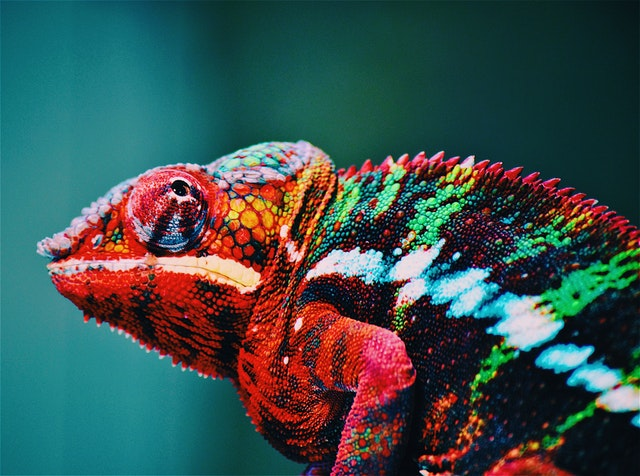
#> input picture WEEK3_1/color.jpg, 640 x 476 px
$ python opencv_basic11.py
#> lines starting #> are read from the running program, lines starting #| are printed output that depends on the picture; after the words box and inside, x2 and y2 are one past the last pixel; in counts of white or black regions, pixels touching at a corner belong together
import cv2
import numpy as np

def nothing(x):
    pass

cv2.namedWindow("Tracking")

while True:
    frame = cv2.imread("./color.jpg")
#> frame is the input picture: shape (476, 640, 3); mean B, G, R 78, 79.8, 59.2

    hsv = cv2.cvtColor(frame, cv2.COLOR_BGR2HSV)
#> hsv: shape (476, 640, 3); mean H, S, V 84.8, 181.9, 106.4

    l_b = np.array([50, 50, 50])
    u_b = np.array([100, 255, 255])
    mask = cv2.inRange(hsv, l_b, u_b)
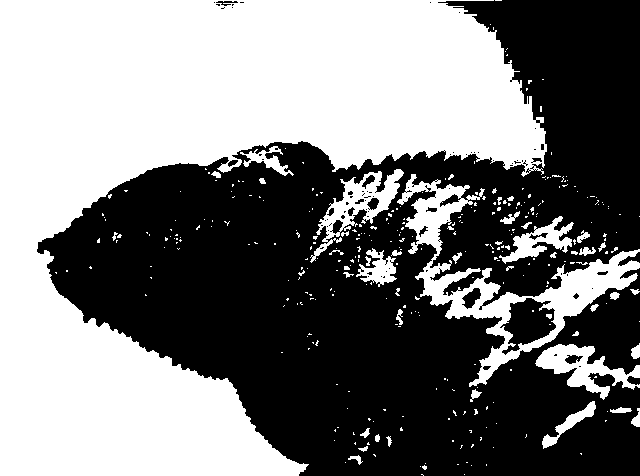
#> mask: shape (476, 640); 48.9% white; 335 white regions (291 under 20 px), largest, box (x1, y1, x2, y2) and area: (0, 0, 547, 476) 128364, (397, 174, 640, 387) 9960, (310, 169, 404, 263) 2425

    res = cv2.bitwise_and(frame, frame, mask=mask)
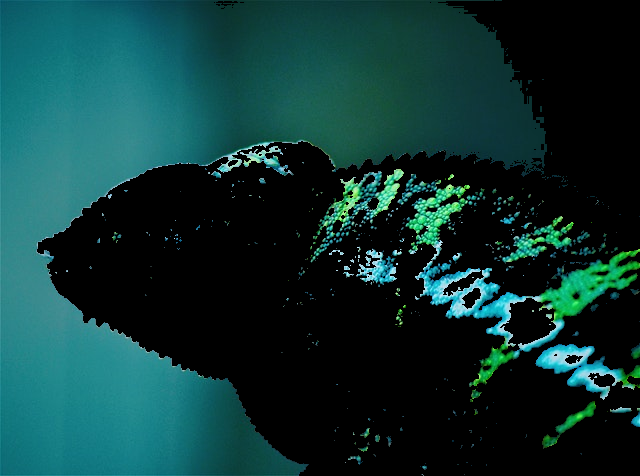
#> res: shape (476, 640, 3); mean B, G, R 52.2, 53.4, 14.2

    cv2.imshow("frame",frame)
    cv2.imshow("mask", mask)
    cv2.imshow("res", res )

    key = cv2.waitKey(1)
#> (key Esc is pressed here)
    if key == 27:
        break

cv2.destroyAllWindows()
